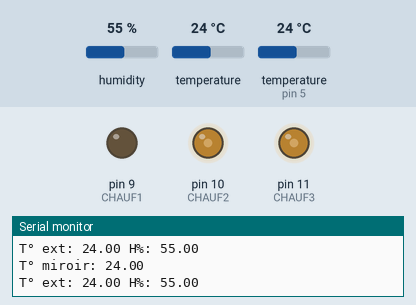
A sketch run on a simulated Arduino Uno, built with avr-gcc and run on an emulated ATmega328P. Parts: output pins drawn as LEDs (lit = HIGH), the last lines printed to the serial monitor. The test bench sets the inputs (shaded band); at power-on: temperature 24 °C, humidity 55 %, temperature (sensor on pin 5) 24 °C.

Above: at 1.5 s.
1.6 s: temperature (sensor 0) set to 32.2 °C
4.3 s: temperature (sensor 0) set to 33.3 °C
At 5.7 s:
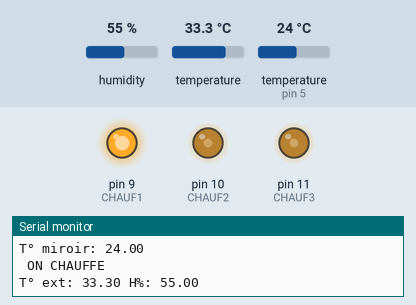
6.9 s: humidity set to 52 %
At 8.9 s:
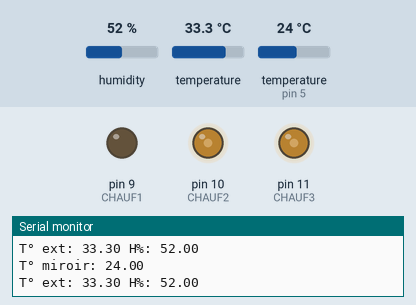
9.2 s: humidity set to 68 %
At 10.8 s:
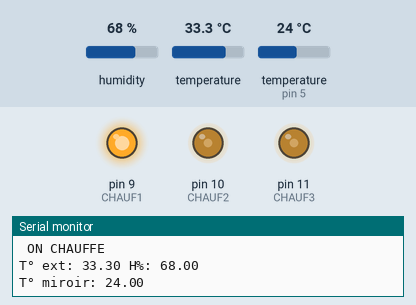
Timing chart, 0 to 12.3 s (numbered marks = the images above; inputs shaded):
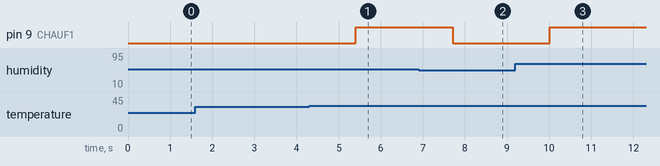

Measured:
- the behaviour switches between 32.7 and 32.8 °C on temperature (sensor 0) (found by bisection; images 0 and 1)
- the behaviour switches between 54 and 53 % on humidity (found by bisection; images 1 and 2)
- after the input at 4.3 s, pin 9 (CHAUF1): LOW → HIGH after 1.1 s
- after the input at 6.9 s, pin 9 (CHAUF1): HIGH → LOW after 0.81 s
- after the input at 9.2 s, pin 9 (CHAUF1): LOW → HIGH after 0.82 s

The sketch:

AntiBuee.ino
```cpp
/*
  # Serge CLAUS
  # GPL V3
  # Version 2.0
  # 02/11/2018 / 24/07/2019
*/

#include <Wire.h>

#define WIRE 5      // 1-wire (T° miroir) /!\ D3 ne fonctionne pas (T° erronée)
#define CHAUF1 9   // Chauffage miroir (MOSFET) / Lunette
#define CHAUF2 10   // Chauffage chercheur
#define CHAUF3 11   // Chauffage Lunette guide / oculaire
#define BOUT1 2    // Bouton défilement
#define BOUT2 3    // Bouton validation

// Ecran OLED
#include <Adafruit_GFX.h>
#include <Adafruit_SSD1306.h>

// BME-280
#include <Adafruit_Sensor.h>
#include <Adafruit_BME280.h>
Adafruit_BME280 bme;

// 1wire
#include <OneWire.h>
#include <DallasTemperature.h>
OneWire oneWire(WIRE);
DallasTemperature sensors(&oneWire);
DeviceAddress therMir; //sensorDeviceAddress;


// Variables globales

void setup() {
  Serial.begin(9600);
  Serial.println("Booting");

  //Wire.begin();
  bme.begin(0x76);
  pinMode(CHAUF1, OUTPUT);
  pinMode(CHAUF2, OUTPUT);
  pinMode(CHAUF3, OUTPUT);

  // 1wire
  sensors.begin();
  sensors.getAddress(therMir, 0);
  //sensors.setResolution(therMir, 9);

  analogWrite(CHAUF2,100);
  analogWrite(CHAUF3,100);
}

void loop() {
    // Mesure T° / humidité
    float h = bme.readHumidity();
    // Lecture de la température en Celcius
    float t = bme.readTemperature();
    Serial.print("T° ext: ");Serial.print(t);Serial.print(" H%: ");Serial.println(h);
    // T° miroir
    sensors.requestTemperatures();
    float tmir = sensors.getTempC(therMir);
    //float tmir = 12.50;
    Serial.print("T° miroir: ");Serial.println(tmir);
    if (tmir != -127 && tmir != 85) {
//      Serial.println("Temp: %f Hum: %f T miroir: %f", t, h, tmir);

      // Calcul du point de rosée
      float ptRosee = CalculRosee(t, h);
      //ptRosee=25.0;
//      Serial.println(" Point de rosee: %f", ptRosee);
      // T° miroir <= point de rosée +1° ?
      if (tmir <= (ptRosee + 1.5)) {
        Serial.println(" ON CHAUFFE");
        if (!digitalRead(CHAUF1)) {
          digitalWrite(CHAUF1, HIGH);
        }
      }
      else {
        if (digitalRead(CHAUF1)) {
          digitalWrite(CHAUF1, LOW);
        }
      }
    }
    else {
      Serial.println("Problème température miroir");
      if (digitalRead(CHAUF1)) {
        digitalWrite(CHAUF1, LOW);
      }
    }
}

float CalculRosee(float t, float h) {
  float ptr = (17.27 * t) / (237.7 + t) + log(h * 0.01);
  return ((237.7 * ptr) / (17.27 - ptr));
  // return t-((100.0-h)/5.0);  Autre calcul plus approximatif...
}
```
